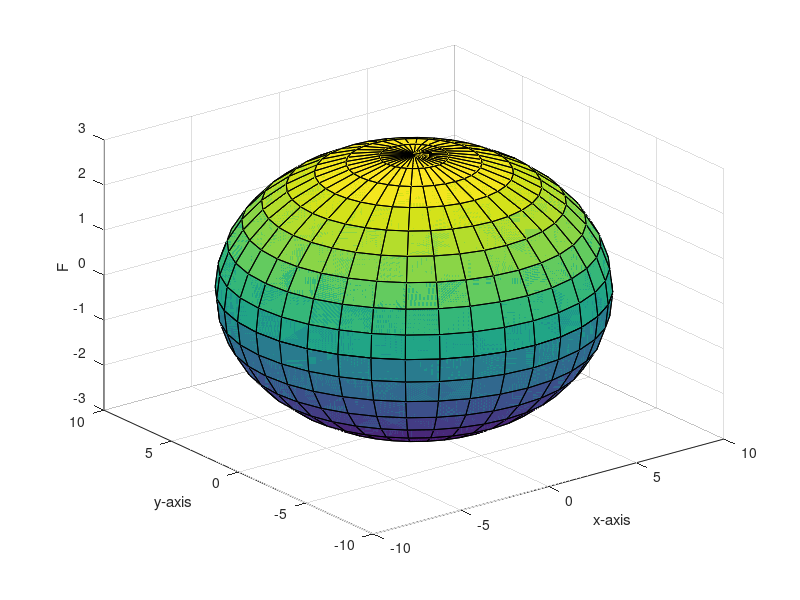

This chart was generated by the following MATLAB code:
% Bài 16
t=0:10:360;% Véc tơ t
p=0:10:360;% Véc tơ p
R=3;% Bán kính
[T,P]=meshgrid(t,p);% Tạo lưới tọa độ (T,P)
Z = R*sin(pi*T./180);% Biểu diễn Z trong hệ tọa độ cầu
X = R*sqrt(R^2-Z.^2).*cos(pi*P./180);% Biểu diễn X trong hệ tọa độ cầu
Y = R*sqrt(R^2-Z.^2).*sin(pi*P./180);% Biểu diễn Y trong hệ tọa độ cầu
surf(X,Y,Z);% Vẽ đường tròn
xlabel('x-axis');
ylabel('y-axis');
zlabel('F');